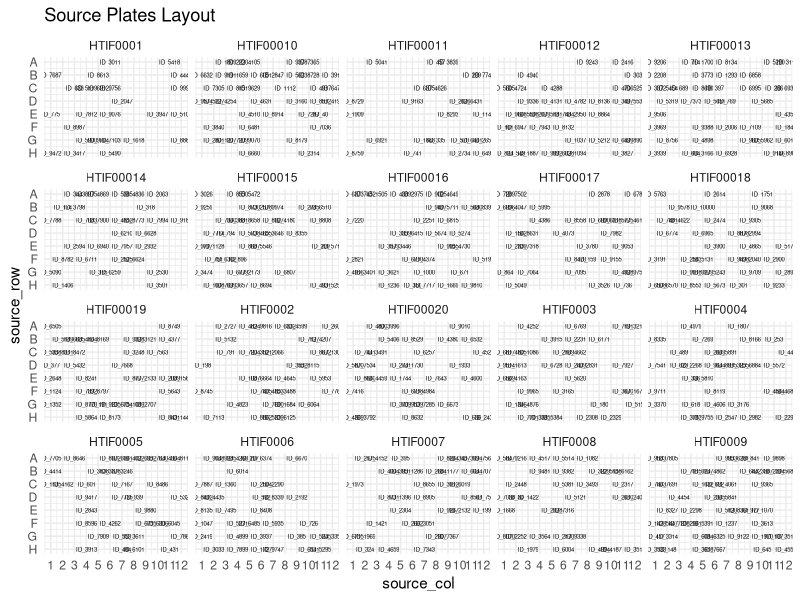

The R source for this figure: (Note: this script raises an error after producing the figure.)
## ---- chunk 1
library(plyr)
library(ggplot2)
library(data.table)
library(stringr)
library(knitr)
## ---- chunk 2
opts_chunk$set(fig.path="output/", cache = TRUE, dev=c("png"), message=FALSE, warning=FALSE)
theme_set(theme_minimal())
## ---- chunk 3
flag <- "default"
## ---- chunk 4
set.seed(161115)

n_source <- 20

input <- data.table(source_rack = rep(paste0("HTIF000", 1:n_source), each = 96),
                    source_id =  paste0("ID_", sample(1:10000, 96*n_source)),
                    source_pos = rep(1:96, n_source),
                    source_col = rep(1:12, each = 8),
                    source_row = rep(1:8, 12),
                    source_flag = sample(c("Hit", "Miss"), 96*n_source, replace = TRUE, prob = c(0.35, 0.65)))
## ---- chunk 5
input[source_flag == "Miss", source_id := NA]
## ---- chunk 6
input_plot <- ggplot(input, aes(x = source_col, y = source_row, label = source_id))
input_plot + geom_text(size = 1.5) +
            facet_wrap( ~ source_rack) +
            scale_x_continuous(lim = c(1, 12), breaks = 1:12) +
            scale_y_reverse(lim = c(8, 1), breaks = 1:8, labels = LETTERS[1:8]) +
            ggtitle("Source Plates Layout")
## ---- chunk 7
output <- input[source_flag == "Hit",]
## ---- chunk 8
output[, `:=`(dest_rack = rep(paste0("HTIF000", (n_source+1):(n_source*4)), each = 60),
                 dest_pos = as.vector(outer((10:15), seq(0, 72, 8), FUN = "+")),
                 dest_col = rep(2:11, each = 6),
                 dest_row = rep(2:7, 10))]
## ---- chunk 9
output_plot <- ggplot(output, aes(x = dest_col, y = dest_row, label = source_id))
output_plot + geom_text(size = 1.5) +
            facet_wrap( ~ dest_rack) +
            scale_x_continuous(lim = c(1, 12), breaks = 1:12) +
            scale_y_reverse(lim = c(8, 1), breaks = 1:8, labels = LETTERS[1:8]) +
            ggtitle("Dest Plates Layout")
## ---- chunk 10
write.csv(x = output, 
          file = "output/Cherry_Pick_Worklist.csv", 
          quote = FALSE, 
          col.names = TRUE,
          row.names = FALSE)
## ---- chunk 11
sessionInfo()
